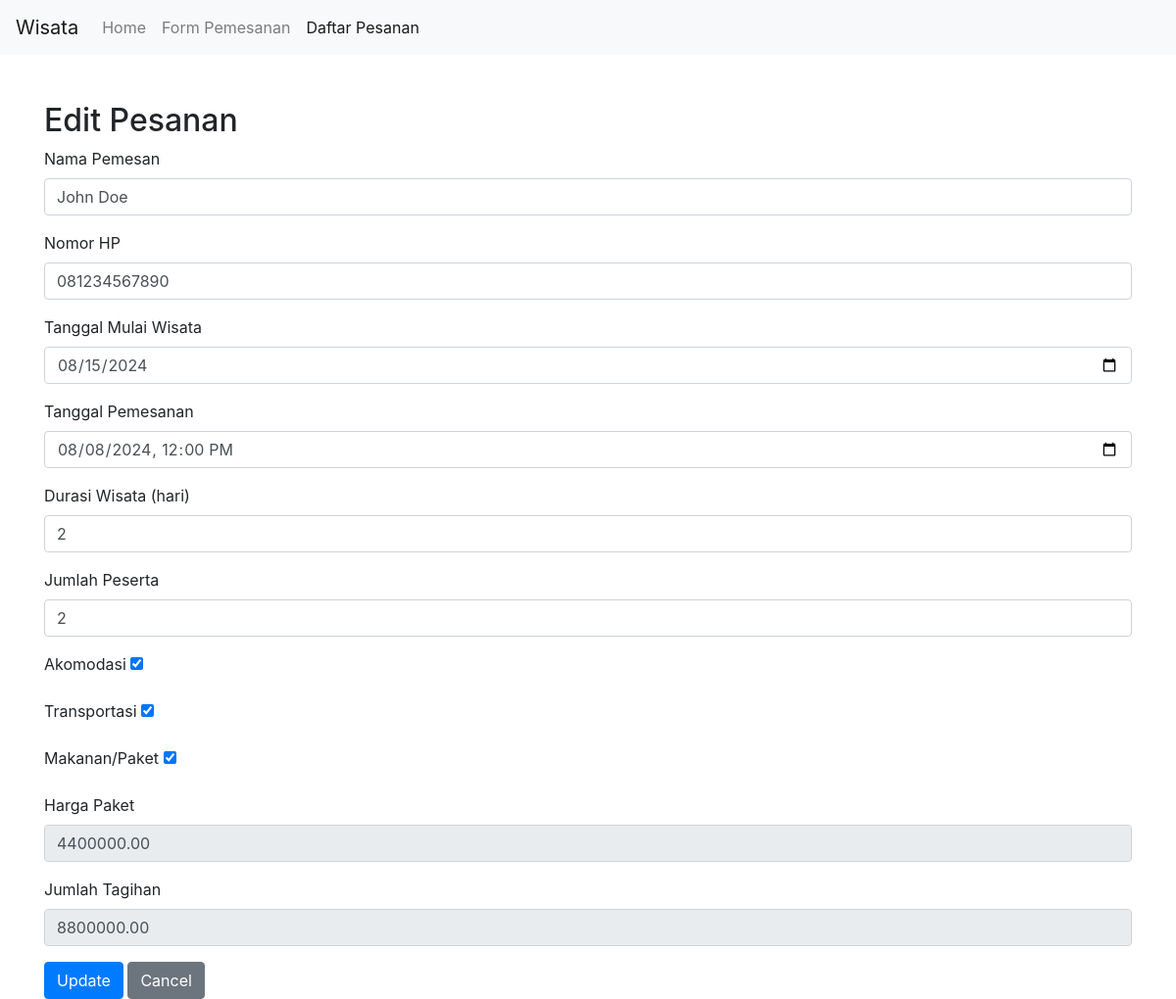
The page /edit.php?id=1 on the database its author committed.
### tables this page shows
CREATE TABLE `pesanan` (
  `id_pesanan` bigint(20) NOT NULL,
  `nama_pemesan` varchar(125) NOT NULL,
  `nomor_hp` varchar(12) NOT NULL,
  `tanggal_mulai_wisata` date NOT NULL,
  `tanggal_pesanan` datetime NOT NULL,
  `durasi_wisata` int(11) NOT NULL,
  `id_paket_wisata` int(11) NOT NULL,
  `layanan_penginapan` tinyint(1) DEFAULT NULL,
  `layanan_transportasi` tinyint(1) DEFAULT NULL,
  `layanan_makanan` tinyint(1) DEFAULT NULL,
  `jumlah_peserta` int(11) NOT NULL,
  `harga_paket` decimal(10,2) DEFAULT NULL,
  `jumlah_tagihan` decimal(10,2) DEFAULT NULL
);

### edit.php (the view, shortened to what this page needs)
<?php
include 'koneksi.php';
if (isset($_GET['id'])) {
    $id = intval($_GET['id']);
    $sql = "SELECT * FROM pesanan WHERE id_pesanan = $id";
    $result = $conn->query($sql);
    $data = $result->fetch_assoc();
} else {
    echo "<script>alert('ID pesanan tidak ditemukan'); window.location.href='daftarpesanan.php';</script>";
}
?>
<!DOCTYPE html>
<html lang="en">
<head>
    <link href="https://stackpath.bootstrapcdn.com/bootstrap/4.5.2/css/bootstrap.min.css" rel="stylesheet">
</head>
<body>
    <nav class="navbar navbar-expand-lg navbar-light bg-light">
        <a class="navbar-brand" href="index.php">Wisata</a>
        <div class="collapse navbar-collapse">
            <ul class="navbar-nav mr-auto">
                <li class="nav-item">
                    <a class="nav-link" href="index.php">Home</a>
                </li>
                <li class="nav-item">
                    <a class="nav-link" href="form.php">Form Pemesanan</a>
                </li>
                <li class="nav-item active">
                    <a class="nav-link" href="daftarpesanan.php">Daftar Pesanan</a>
                </li>
            </ul>
        </div>
    </nav>
    <div class="container mt-5">
        <h2>Edit Pesanan</h2>
        <form action="edit.php?id=<?php echo $id; ?>" method="post" oninput="calculateTotal()">
            <div class="form-group">
                <label for="nama_pemesan">Nama Pemesan</label>
                <input type="text" class="form-control" id="nama_pemesan" name="nama_pemesan" value="<?php echo htmlspecialchars($data['nama_pemesan']); ?>" required>
            </div>
            <div class="form-group">
                <label for="nomor_hp">Nomor HP</label>
                <input type="text" class="form-control" id="nomor_hp" name="nomor_hp" value="<?php echo htmlspecialchars($data['nomor_hp']); ?>" required>
            </div>
            <div class="form-group">
                <label for="tanggal_mulai_wisata">Tanggal Mulai Wisata</label>
                <input type="date" class="form-control" id="tanggal_mulai_wisata" name="tanggal_mulai_wisata" value="<?php echo htmlspecialchars($data['tanggal_mulai_wisata']); ?>" required>
            </div>
            <div class="form-group">
                <label for="tanggal_pesanan">Tanggal Pemesanan</label>
                <input type="datetime-local" class="form-control" id="tanggal_pesanan" name="tanggal_pesanan" value="<?php echo htmlspecialchars($data['tanggal_pesanan']); ?>" required>
            </div>
            <div class="form-group">
                <label for="durasi_wisata">Durasi Wisata (hari)</label>
                <input type="number" class="form-control" id="durasi_wisata" name="durasi_wisata" value="<?php echo htmlspecialchars($data['durasi_wisata']); ?>" required>
            </div>
            <div class="form-group">
                <label for="jumlah_peserta">Jumlah Peserta</label>
                <input type="number" class="form-control" id="jumlah_peserta" name="jumlah_peserta" value="<?php echo htmlspecialchars($data['jumlah_peserta']); ?>" required>
            </div>
            <div class="form-group">
                <label>Akomodasi</label>
                <input type="checkbox" id="layanan_penginapan" name="layanan_penginapan" <?php echo $data['layanan_penginapan'] ? 'checked' : ''; ?>>
            </div>
            <div class="form-group">
                <label>Transportasi</label>
                <input type="checkbox" id="layanan_transportasi" name="layanan_transportasi" <?php echo $data['layanan_transportasi'] ? 'checked' : ''; ?>>
            </div>
            <div class="form-group">
                <label>Makanan/Paket</label>
                <input type="checkbox" id="layanan_makanan" name="layanan_makanan" <?php echo $data['layanan_makanan'] ? 'checked' : ''; ?>>
            </div>
            <div class="form-group">
                <label for="total_harga_paket">Harga Paket</label>
                <input type="text" class="form-control" id="total_harga_paket" name="total_harga_paket" value="<?php echo htmlspecialchars($data['harga_paket']); ?>" readonly>
            </div>
            <div class="form-group">
                <label for="jumlah_tagihan">Jumlah Tagihan</label>
                <input type="text" class="form-control" id="jumlah_tagihan" name="jumlah_tagihan" value="<?php echo htmlspecialchars($data['jumlah_tagihan']); ?>" readonly>
            </div>
            <button type="submit" class="btn btn-primary">Update</button>
            <a href="daftarpesanan.php" class="btn btn-secondary">Cancel</a>
        </form>
    </div>
</body>
</html>

### rows shown on the page
pesanan: nama_pemesan "John Doe", nomor_hp "081234567890", tanggal_mulai_wisata "08/15/2024", tanggal_pesanan "08/08/2024 12:00", durasi_wisata "2", jumlah_peserta "2", layanan_penginapan "☑", layanan_transportasi "☑", layanan_makanan "☑", total_harga_paket "4400000.00", jumlah_tagihan "8800000.00"
